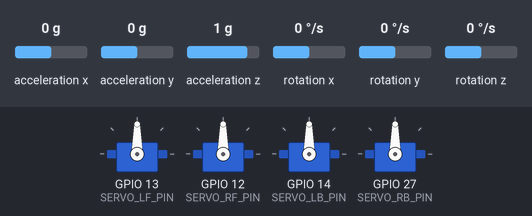
The program below on a simulated ESP32. Parts: 4 × servo. The inputs (shaded band) are chosen by the test bench; at power-on: acceleration x 0 g, acceleration y 0 g, acceleration z 1 g, rotation x 0 °/s, rotation y 0 °/s, rotation z 0 °/s. What the program prints to the serial monitor is not drawn.

Above: at 2.2 s.
2.3 s: acceleration x set to -1.4 g
At 2.7 s:
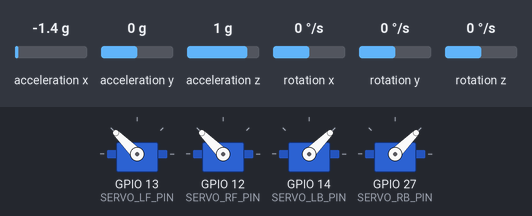
3.8 s: acceleration y set to -1.4 g
At 4.9 s:
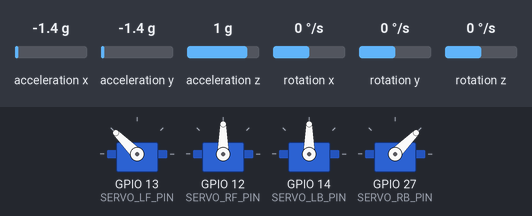
5.3 s: acceleration x set to -0.8 g
At 6.1 s:
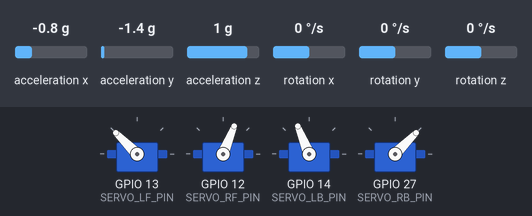
6.8 s: acceleration z set to 0 g
At 7.2 s:
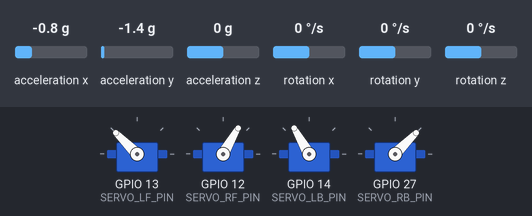
8.3 s: acceleration y set to 0.8 g
At 9.5 s:
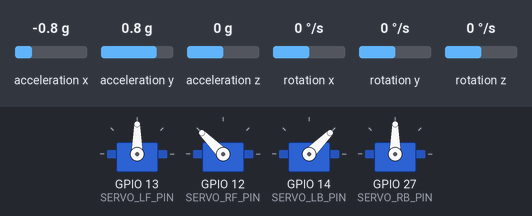
9.8 s: acceleration x set to 0 g
At 10.8 s:
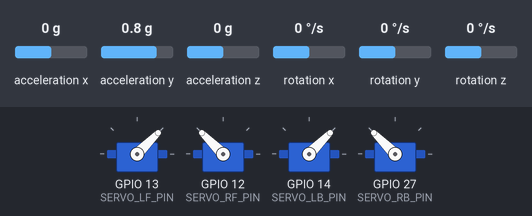
Timing chart, 0 to 12.3 s (numbered marks = the images above; inputs shaded):
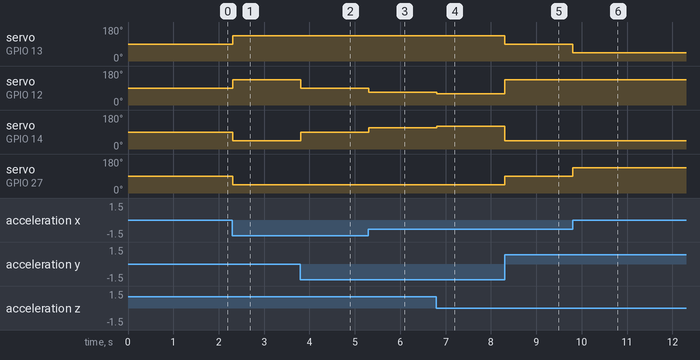

Measured:
- after the input at 2.3 s, servo on GPIO 13 (SERVO_LF_PIN), servo on GPIO 12 (SERVO_RF_PIN): 90° → 135° at once; servo on GPIO 14 (SERVO_LB_PIN), servo on GPIO 27 (SERVO_RB_PIN): 90° → 45° at once
- after the input at 3.8 s, servo on GPIO 12 (SERVO_RF_PIN): 135° → 90° at once; servo on GPIO 14 (SERVO_LB_PIN): 45° → 90° at once
- after the input at 5.3 s, servo on GPIO 12 (SERVO_RF_PIN): 90° → 68° at once; servo on GPIO 14 (SERVO_LB_PIN): 90° → 112° at once
- after the input at 6.8 s, servo on GPIO 12 (SERVO_RF_PIN): 68° → 60° at once; servo on GPIO 14 (SERVO_LB_PIN): 112° → 120° at once
- after the input at 8.3 s, servo on GPIO 13 (SERVO_LF_PIN): 135° → 90° at once; servo on GPIO 12 (SERVO_RF_PIN): 60° → 135° at once; servo on GPIO 14 (SERVO_LB_PIN): 120° → 45° at once; servo on GPIO 27 (SERVO_RB_PIN): 45° → 90° at once
- after the input at 9.8 s, servo on GPIO 13 (SERVO_LF_PIN): 90° → 45° at once; servo on GPIO 27 (SERVO_RB_PIN): 90° → 135° at once

The program:

main.cpp
```cpp
#include <Arduino.h>
#include <Wire.h> // Voor I2C communicatie met MPU6050
#include <MPU6050.h> // De bibliotheek voor de MPU-6050
#include <ESP32Servo.h> // De bibliotheek voor de servo's
#include <Adafruit_Sensor.h> // Voor sensors_event_t definitie

// --- Definieer de GPIO-pins voor de servo's ---
#define SERVO_LF_PIN 13 // Linksvoor
#define SERVO_RF_PIN 12 // Rechtsvoor
#define SERVO_LB_PIN 14 // Linksachter
#define SERVO_RB_PIN 27 // Rechtsachter hallo

// --- MPU6050 Object aanmaken ---
MPU6050 mpu;

// --- Servo Objecten aanmaken ---
Servo servoLF; // Linksvoor
Servo servoRF; // Rechtsvoor
Servo servoLB; // Linksachter
Servo servoRB; // Rechtsachter

// --- Variabelen voor MPU6050 data ---
float pitch = 0; // Kanteling voorover/achterover (X-as)
float roll = 0;  // Kanteling zijwaarts (Y-as)

// --- Basis servo instellingen (aanpasbaar) ---
// Dit zijn de middelste posities van je servo's.
// Experimenteer hiermee om de waterpas stand te vinden.
const int servoCenterAngle = 90; // Typische middenstand van een servo (0-180 graden)
const int servoMinAngle = 45;    // Minimale hoek die een servo kan aannemen
const int servoMaxAngle = 135;   // Maximale hoek die een servo kan aannemen

// --- Gevoeligheid van de correctie (Proportionele Gain) ---
// Een hogere waarde = snellere/agressievere correctie.
// Een lagere waarde = langzamere/stabielere correctie.
// Begin met een kleine waarde en verhoog indien nodig.
const float Kp_pitch = 1.0; // Proportionele gain voor pitch correctie
const float Kp_roll = 1.0;  // Proportionele gain voor roll correctie

// --- Functie om servo hoek te beperken ---
// Zorgt ervoor dat de servo niet buiten zijn bereik beweegt.
int constrainServoAngle(int angle) {
  return constrain(angle, servoMinAngle, servoMaxAngle);
}

void setup() {
  // --- Seriële communicatie starten voor debugging ---
  Serial.begin(115200);
  while (!Serial); // Wacht tot seriële poort klaar is (niet altijd nodig op ESP32)
  Serial.println("Start initialisatie...");

  // --- MPU6050 initialiseren ---
  Wire.begin(); // Start I2C communicatie
  mpu.initialize();
  if (!mpu.testConnection()) {
    Serial.println("MPU6050 niet gevonden! Controleer aansluitingen.");
    while (1); // Stop het programma als MPU6050 niet reageert
  }
  Serial.println("MPU6050 succesvol geïnitialiseerd.");

  // Optioneel: Kalibreer de MPU6050. Dit kan even duren (15 seconden)
  // en moet gedaan worden als het platform helemaal stil ligt.
  // mpu.calibrateGyro();
  // mpu.setAccelerometerRange(MPU6050::ACCEL_RANGE_8G);
  // mpu.setGyroRange(MPU6050::GYRO_RANGE_500DEG);

  // --- Servo's koppelen aan pins ---
  servoLF.attach(SERVO_LF_PIN);
  servoRF.attach(SERVO_RF_PIN);
  servoLB.attach(SERVO_LB_PIN);
  servoRB.attach(SERVO_RB_PIN);

  // --- Initialiseer servo's naar de middenstand ---
  servoLF.write(servoCenterAngle);
  servoRF.write(servoCenterAngle);
  servoLB.write(servoCenterAngle);
  servoRB.write(servoCenterAngle);
  delay(1000); // Geef servo's even tijd om te bewegen
  Serial.println("Servo's geïnitialiseerd naar middenstand.");
  Serial.println("Klaar!");
}

void loop() {
  // --- MPU6050 data uitlezen ---
  int16_t ax, ay, az;
  int16_t gx, gy, gz;
  mpu.getAcceleration(&ax, &ay, &az);
  mpu.getRotation(&gx, &gy, &gz);

  // Bereken pitch en roll uit de versnellingsmeter data
  // Dit is een simpele benadering, zonder filtering kan dit ruis bevatten.
  // Voor een stabielere meting is een Kalman filter of complementair filter nodig.
  pitch = atan2(ax, sqrt(ay * ay + az * az)) * 180 / PI;
  roll = atan2(ay, sqrt(ax * ax + az * az)) * 180 / PI;

  Serial.print("Pitch: "); Serial.print(pitch);
  Serial.print(" Roll: "); Serial.println(roll);

  // --- Bereken de benodigde correcties voor elke servo ---
  // Dit is de kern van de regeling. We corrigeren op basis van de gemeten pitch en roll.
  // Hoe dit precies werkt, hangt af van de fysieke opstelling van je servo's.
  // Dit voorbeeld gaat ervan uit dat:
  // - Positieve pitch = platform kantelt voorover (voorkant omlaag)
  // - Positieve roll = platform kantelt naar rechts (rechterkant omlaag)

  // Aanpassing voor elke servo
  float correctionLF = (-pitch * Kp_pitch) + (-roll * Kp_roll); // Linksvoor: reageert op zowel pitch als roll
  float correctionRF = (-pitch * Kp_pitch) + (roll * Kp_roll);  // Rechtsvoor: reageert op pitch en tegengestelde roll
  float correctionLB = (pitch * Kp_pitch) + (-roll * Kp_roll);  // Linksachter: reageert op tegengestelde pitch en roll
  float correctionRB = (pitch * Kp_pitch) + (roll * Kp_roll);   // Rechtsachter: reageert op tegengestelde pitch en tegengestelde roll

  // Nieuwe servo hoeken berekenen
  int angleLF = constrainServoAngle(servoCenterAngle + (int)correctionLF);
  int angleRF = constrainServoAngle(servoCenterAngle + (int)correctionRF);
  int angleLB = constrainServoAngle(servoCenterAngle + (int)correctionLB);
  int angleRB = constrainServoAngle(servoCenterAngle + (int)correctionRB);

  // Stuur servo's aan
  servoLF.write(angleLF);
  servoRF.write(angleRF);
  servoLB.write(angleLB);
  servoRB.write(angleRB);

  // Optioneel: print de servo hoeken voor debugging
  Serial.print("Servo LF: "); Serial.print(angleLF);
  Serial.print(" RF: "); Serial.print(angleRF);
  Serial.print(" LB: "); Serial.print(angleLB);
  Serial.print(" RB: "); Serial.println(angleRB);

  static unsigned long lastUpdate = 0;
  unsigned long now = millis();
  const unsigned long interval = 50; // 50 ms interval

  if (now - lastUpdate < interval) {
    return;
  }
  lastUpdate = now;
}
```
